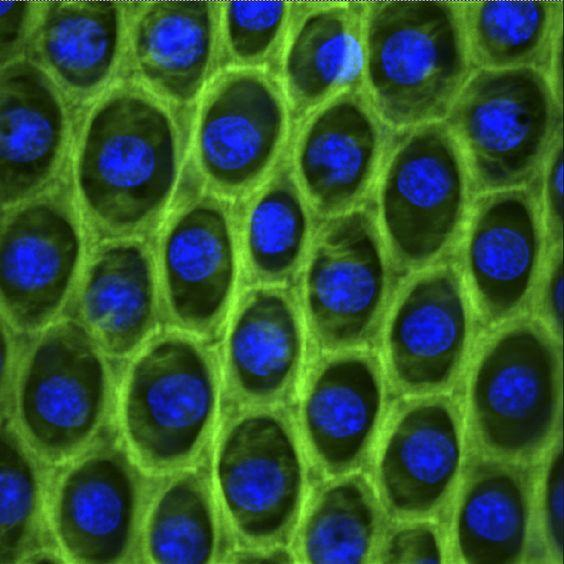
%> input picture NEI-medialibrary-4506615.jpg, 564 x 564 px
$ octave main.m   (GNU Octave 9; MATLAB toolbox functions it lacks are replaced by stand-ins)
%> lines starting %> are read from the running program, lines starting %| are printed output that depends on the picture
close all
clear all

%ASLI KURT _ 151220182068
%reading the image that named NEI-medialibrary-4506615.jpg
Image = imread("NEI-medialibrary-4506615.jpg");
%> Image is the input picture: size 564x564x3 uint8; mean R, G, B 51.2, 90.4, 52

%displaying the image that has read
figure;
imshow(Image);
axis on
title('Original Image');

%extract the blue channel
Image_blue_channel = Image(:, :, 3); %the image is in RGB format
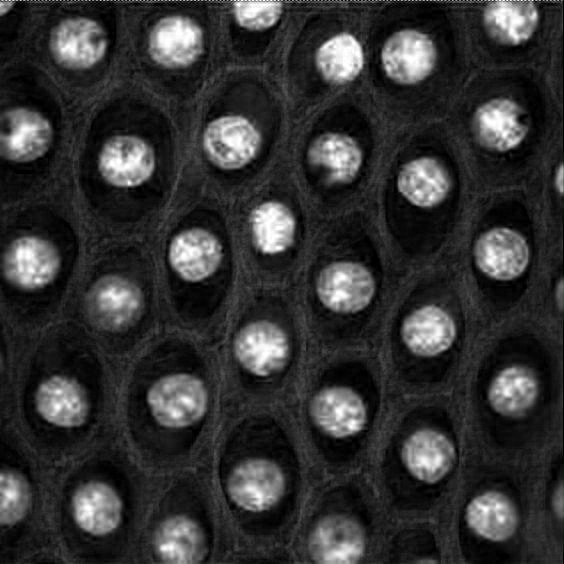
%> Image_blue_channel: size 564x564 uint8; min 0, max 255, mean 52

%displaying the blue channel of the image
figure;
imshow(Image_blue_channel);
axis on
title('Blue Channel of Image');

%definition of the parameters that used to apply canny edge detection operation
Tlow_blue = 0.05;
Thigh_blue = 0.15;
sigma_blue = 1;

%applying canny edge detecting operation
%BW = edge(I,method,threshold,sigma) has used.
Image_canny_blue = edge(Image_blue_channel,'Canny',[Tlow_blue Thigh_blue], sigma_blue);
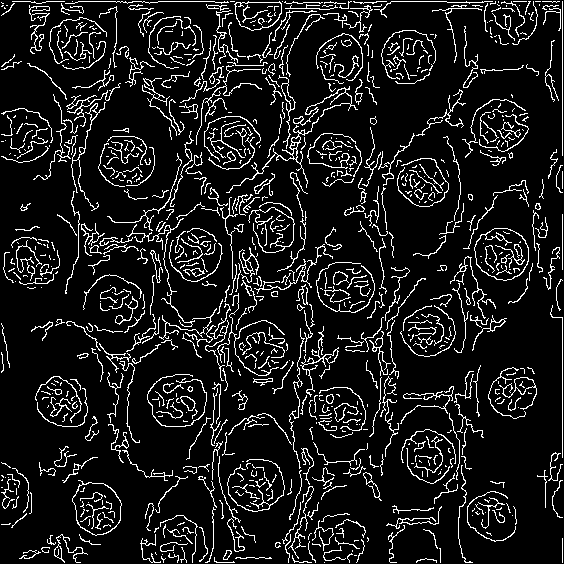
%> Image_canny_blue: size 564x564 logical; 10.6% white in thin lines or dots

%displaying the obtained image
figure;
imshow(Image_canny_blue);
axis on
title('Canny Edge Detection Operation applied blue channel of the image thr = [0.05 0.15]');

%definition of the parameter that used optimum sigma value in canny operation
sigma_blue_opt = 6;

%applying canny edge detecting operation
E_canny_blue_opt = edge(Image_blue_channel,'Canny',graythresh(Image_blue_channel), sigma_blue_opt);
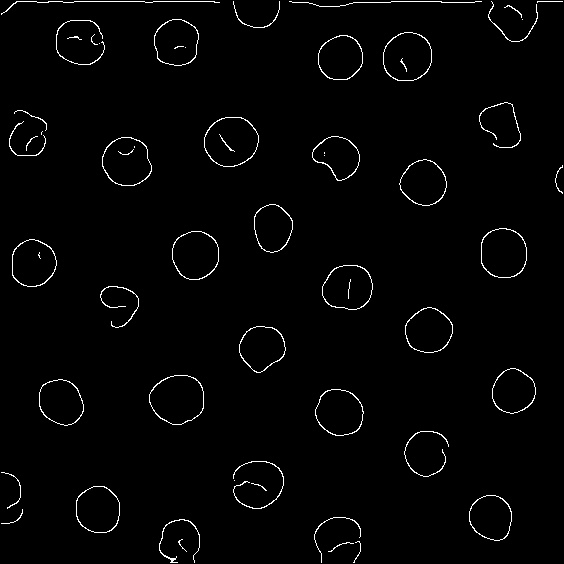
%> E_canny_blue_opt: size 564x564 logical; 1.8% white in thin lines or dots
%[E_canny_blue_opt,optThr_blue] = edge(Image_blue_channel,'canny');

%displaying the obtained image
figure;
imshow(E_canny_blue_opt);
axis on
title('Canny Edge Detection Operation applied blue channel of the image');

%finding circles by using imfindcircles function
[centers, radii] = imfindcircles(E_canny_blue_opt, [14, 100]); %radius has selected between 14 and 100
%> centers = 31 rows, first 12: [196.2 255.9; 491.4 517; 514.6 391.9; 33.66 263.3; 408.4 57.55; 341.1 58.7; 230.6 142.4; 430.1 331.5; 424.7 183.7; 262.2 348.1; 127.6 161.9; 177.1 42.03]; radii = 31 values, max 27.63 at index 7, min 19.66 at index 28, mean 24.13

%display the original image with circles
figure;
imshow(E_canny_blue_opt);
axis on
title('Detected Circles after the using Optimum Values of Canny Operation Parameters');

%draw circles on the image that obtained after applying canny edge operation
viscircles(centers, radii, 'EdgeColor', 'r');
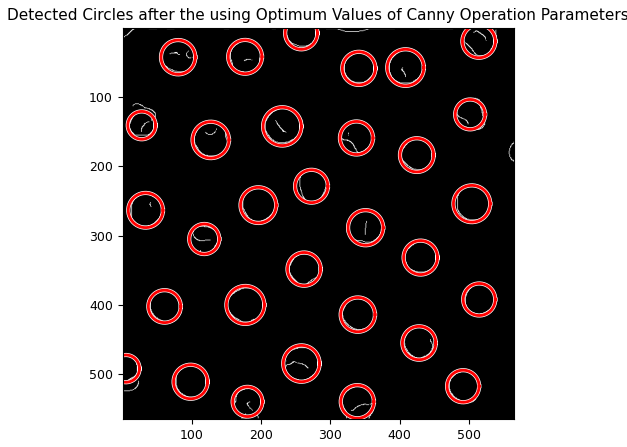
%> figure redrawn from the program's plot data

%displaying the image that has obtained
figure;
imshow(Image);
axis on
title('Center Locations and Perimeter Values on Original Image');
viscircles(centers, radii, 'EdgeColor', 'b' , 'LineWidth' , 0.5);

for i = 1:size(centers, 1)

    %defining the informations that center text, perimeter text and value
    center = '.Center';
    perimeterText = 'Perimeter = ';
    perimeterValue = 2 * pi * radii(i); % perimeter formula = 2*pi*radius

    %put the parameters together
    perimeter = [perimeterText num2str(perimeterValue)];

    %display the center of the circles and perimeter values by using text()
    text(centers(i, 1), centers(i, 2), center, 'Color', 'g', 'FontSize', 6, 'FontWeight', 'bold');
    text(centers(i, 1), centers(i, 2) + 15, perimeter, 'Color', 'r', 'FontSize', 7, 'FontWeight', 'bold');

end
%> this loop made 31 passes
%> (perimeterValue, perimeter) on passes 1 to 12: (161.7, 'Perimeter = 161.7017'), (145.3, 'Perimeter = 145.2633'), (145.2, 'Perimeter = 145.1819'), (157.1, 'Perimeter = 157.1345'), (165.8, 'Perimeter = 165.8262'), (150.1, 'Perimeter = 150.0943'), (173.6, 'Perimeter = 173.6179'), (153.8, 'Perimeter = 153.7549'), (152.7, 'Perimeter = 152.7216'), (150.5, 'Perimeter = 150.5142'), (165, 'Perimeter = 164.9773'), (153, 'Perimeter = 152.9889')
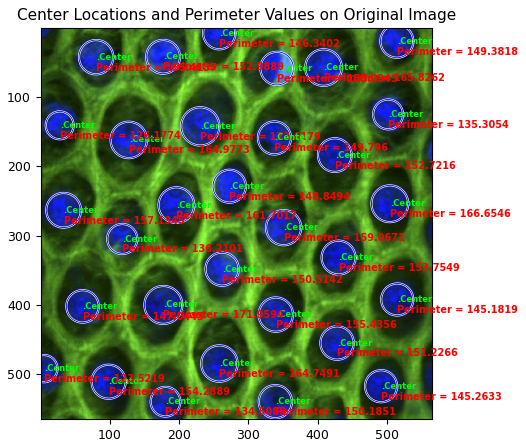
%> figure redrawn from the program's plot data
